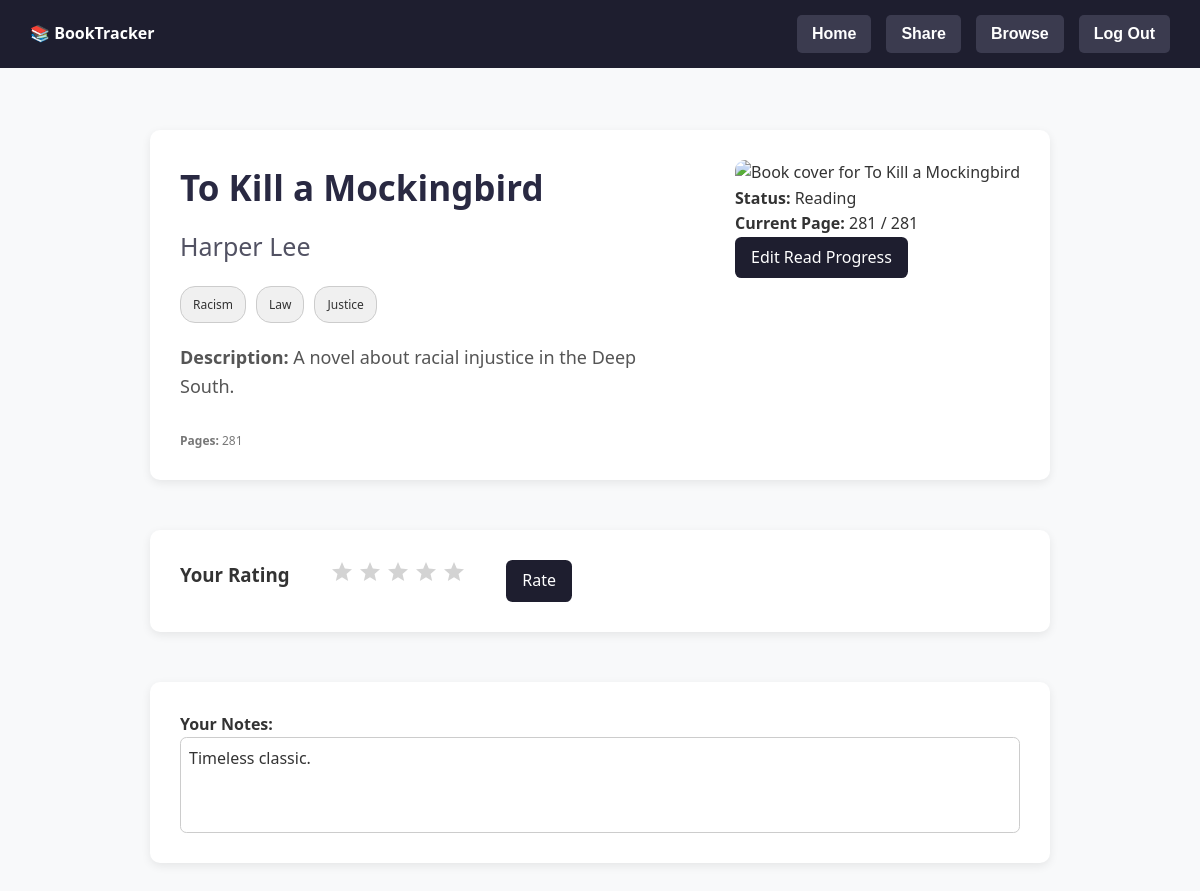
/book/OL26320W (signed in), run on the app's committed database.
### models.py (models this page shows)
class Book(db.Model):
    __tablename__ = 'books'
    work_id = db.Column(db.String, primary_key=True, nullable=False, unique=True)
    title = db.Column(db.String, nullable=False)
    author = db.Column(db.String(200), nullable=False)
    description = db.Column(db.Text)
    subjects = db.Column(db.Text)
    number_of_pages = db.Column(db.Integer)
    cover_id = db.Column(db.Integer)
    last_fetched = db.Column(db.DateTime, default=datetime.now(timezone.utc))

class UserBook(db.Model):
    __tablename__ = 'user_books'
    user_id = db.Column(db.Integer, db.ForeignKey('users.user_id'), primary_key=True)
    book_id = db.Column(db.String, db.ForeignKey('books.work_id'), primary_key=True)
    rating = db.Column(db.Float, default=0.0)
    notes = db.Column(db.Text)
    completed = db.Column(db.Boolean, default=False)
    book = db.relationship('Book', backref='user_books')

### routes.py (the view, shortened to what this page needs)
    @app.route('/book/<string:book_id>', methods=['GET', 'POST'])
    def book_specific_page(book_id):
        fallback = {
            'title': 'Unknown Title',
            'author': 'Unknown Author',
            'pages': 0,
            'description': 'No description available.',
            'cover_url': 'https://covers.openlibrary.org/b/id/255844-M.jpg',
            'genres': []
        }
        book_row = Book.query.filter_by(work_id=book_id).first()
        book = {
            'title': book_row.title,
            'author': book_row.author,
            'pages': book_row.number_of_pages,
            'description': book_row.description or fallback['description'],
            'cover_url': f"https://covers.openlibrary.org/b/id/{book_row.cover_id}-L.jpg" if book_row.cover_id else fallback['cover_url'],
            'genres': []
        }
        if book_row.subjects:
            try:
                import json
                subs = json.loads(book_row.subjects)
                book['genres'] = subs[:5] if isinstance(subs, list) else [s.strip() for s in book_row.subjects.split(',')][:5]
            except:
                book['genres'] = [s.strip() for s in book_row.subjects.split(',')][:5]
        username = session.get('username')
        user = User.query.filter_by(username=username).first()
        user_data = {}
        pages_read_total = 0
        if user:
            ub = UserBook.query.filter_by(user_id=user.user_id, book_id=book_id).first()
            if ub:
                user_data = {
                    'rating': ub.rating,
                    'status': 'Completed' if ub.completed else 'Reading',
                    'notes': ub.notes,
                }
            pages_read_total = db.session.query(
                db.func.coalesce(db.func.sum(ReadingLog.pages_read), 0)
            ).filter_by(user_id=user.user_id, book_id=book_id).scalar()
        reading_logs = []
        if user:
            logs = (ReadingLog
                    .query
                    .filter_by(user_id=user.user_id, book_id=book_id)
                    .order_by(ReadingLog.date.asc())
                    .all())
            for l in logs:
                reading_logs.append({
                    'id': l.id,
                    'date': l.date.isoformat(),
                    'pages_read': l.pages_read
                })
        return render_template(
            'bookspecificpage.html',
            book=book,
            user_data=user_data,
            book_id=book_id,
            community_notes=[],
            pages_read_total=pages_read_total,
            reading_logs=reading_logs
        )

### templates/bookspecificpage.html (shortened to what this page needs)
<!DOCTYPE html>
<html lang="en">
<head>
  <link rel="stylesheet" href="{{ url_for('static', filename='css/bookspecificpage.css') }}">
</head>
<body>
  {% include "nav.html" %}
  <div class="book-container card">
    <div class="book-details">
      <h1>{{ book.title }}</h1>
      <h2>{{ book.author or "Author name unavailable" }}</h2>
      <div class="genre-tags">
        {% for genre in book.genres[:5] %}
          <span class="genre-tag">{{ genre }}</span>
        {% endfor %}
      </div>
      <p><strong>Description:</strong> {{ book.description or "No description available." }}</p>
      <div class="metadata">
        <span><strong>Pages:</strong> {{ book.pages or "Pages unavailable" }}</span>
      </div>
    </div>
    <div class="book-right">
      <div class="book-cover">
        <img src="{{ book.cover_url }}" alt="Book cover for {{ book.title }}"/>
        <div class="user-stats">
          <p><strong>Status:</strong> {{ user_data.status or "No status yet" }}</p>
          <p><strong>Current Page:</strong> {{ pages_read_total or 0 }} / {{ book.pages }}</p>
          <button type="button" class="generic-btn" onclick="openForm()">Edit Read Progress</button>
        </div>
      </div>
    </div>
  </div>
  <div class="rating-container card">
    <h3>Your Rating</h3>
    <div id="star-rating" class="star-rating">
      {% for i in range(5) %}
      <span class="star" data-index="{{ i }}"></span>
      {% endfor %}
    </div>
    <button id="rate-button" class="generic-btn">Rate</button>
  </div>
  <div class="note-container card">
    <p><strong>Your Notes:</strong></p>
    <div id="notes-display" class="notes-display">{{ user_data.notes or "No notes yet. Click here to start typing." }}</div>
  </div>
</body>
</html>

### templates/nav.html (shortened to what this page needs)
<!DOCTYPE html>
<html lang="en">
<head>
  <link rel="stylesheet" href="{{ url_for('static', filename='css/nav.css') }}">
</head>
<body>
  <header>
    <div class="logo">
      📚 BookTracker
    </div>
    <div class="buttons">
      {% if session.get('user_id') %}
        <a href="{{ url_for('home') }}"><button>Home</button></a>
        <a href="{{ url_for('share') }}"><button>Share</button></a>
        <a href="{{ url_for('browse') }}"><button>Browse</button></a>
        <a href="{{ url_for('logout') }}"><button>Log Out</button></a>
      {% else %}
        <a href="{{ url_for('landing') }}"><button>Home</button></a>
      {% endif %}
    </div>
  </header>
  <div style="height: 80px;"></div>
</body>
</html>

### static/css/bookspecificpage.css (style rules this page uses)
* { box-sizing: border-box; margin: 0; padding: 0; }
h1, h2, h3, h4, h5, h6 { margin: 0; }
body { font-family: 'Segoe UI', Tahoma, Geneva, Verdana, sans-serif; background-color: #f8f9fa; color: #333; line-height: 1.6; }
.card { background-color: white; border-radius: 10px; box-shadow: 0 3px 10px rgba(0, 0, 0, 0.08); padding: 30px; }
.book-cover img { width: 200px; max-width: 100%; border-radius: 10px; }
.book-container { width: 900px; margin: 50px auto; display: flex; gap: 40px; align-items: flex-start; }
.book-details { flex: 1; word-break: break-word; }
.book-details h1 { font-size: 35px; font-weight: 800; margin-bottom: 10px; color: #292942; }
.book-details h2 { font-size: 25px; font-weight: 500; color: #525263; margin-bottom: 15px; }
.book-details p { font-size: 18px; margin-bottom: 10px; color: #555; }
.metadata { margin-top: 30px; font-size: 12px; color: #777; display: flex; gap: 30px; flex-wrap: wrap; }
.genre-tags { margin: 20px 0; display: flex; flex-wrap: wrap; gap: 10px; }
.genre-tag { background-color: #f0f0f0; color: #333; padding: 8px 12px; font-size: 12px; border-radius: 15px; border: 1px solid #ccc; display: inline-block; }
.rating-container { width: 900px; margin: 50px auto; display: flex; gap: 40px; align-items: flex-start; }
.star { display: inline-block; width: 24px; height: 24px; cursor: pointer; }
.generic-btn, .generic-btn-light, .nav-btn { cursor: pointer; border: none; font: inherit; padding: .5rem 1rem; border-radius: .4rem; transition: background .25s, transform .15s; }
.generic-btn { background:#1e1e2f; color:#fff; }
.note-container { width: 900px; margin: 30px auto 50px; }
#notes-display, #notes-editor { width: 100%; min-height: 6em; padding: .5rem; border: 1px solid #ccc; border-radius: .4rem; font: inherit; }
#notes-display { white-space: pre-wrap; cursor: text; }

### static/css/nav.css (style rules this page uses)
header { position: fixed; top: 0; left: 0; width: 100%; background-color: #1e1e2f; color: white; padding: 15px 30px; font-weight: bold; font-size: 16px; display: flex; justify-content: space-between; align-items: center; z-index: 1000; box-sizing: border-box; transform: translateZ(0); }
header .buttons { display: flex; align-items: center; gap: 15px; }
header .buttons button { padding: 10px 15px; background-color: #3b3b4f; font-weight: bold; font-size: 16px; color: white; border: none; border-radius: 5px; cursor: pointer; position: relative; min-width: max-content; }
header .buttons a { text-decoration: none; display: inline-block; }

### data on the page
Book: title "To Kill a Mockingbird", author "Harper Lee", description "A novel about racial injustice in the Deep South.", number_of_pages "281", pages "281"
UserBook: notes "Timeless classic."

### other printed values
{{ genre }} "Racism" "Law" "Justice"
{{ user_data.status or "No status yet" }} "Reading"
{{ pages_read_total or 0 }} "281"
